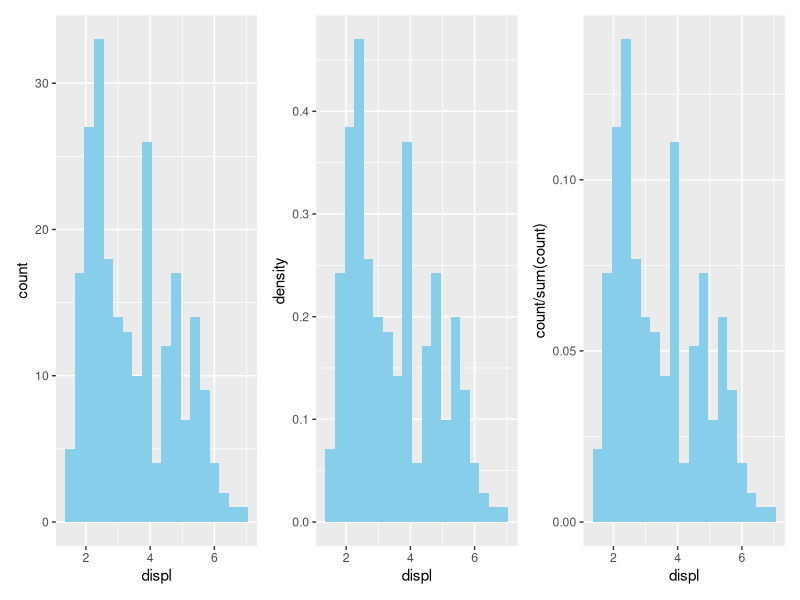
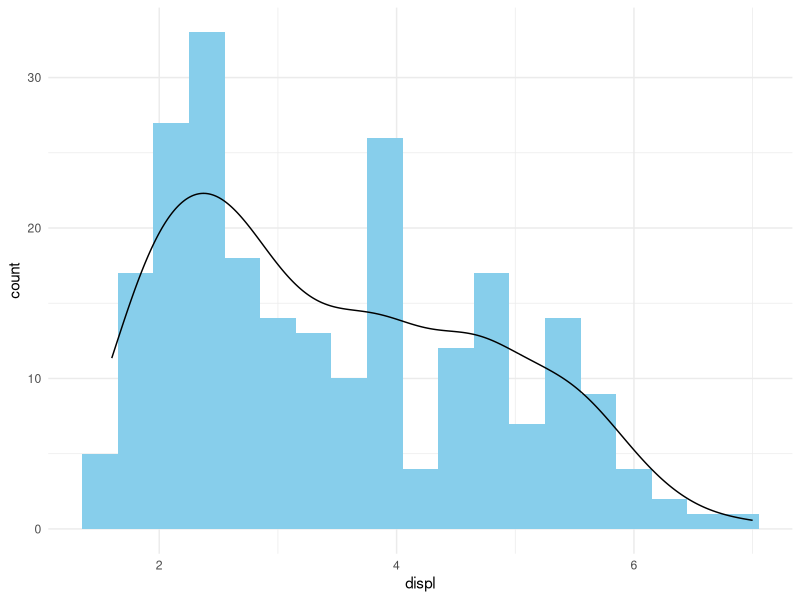

The R source for these figures, in order:
## ---- chunk 1
library(ggplot2)
library(dplyr)
library(patchwork)
## ---- chunk 2
bw <- .3

h1 <- ggplot(mpg) +
  aes(x = displ) +
  geom_histogram(binwidth = bw, fill = "skyblue")

## histogram with density
h2 <- ggplot(mpg) +
  aes(x = displ) +
  geom_histogram(aes(y = after_stat(density)),
                 binwidth = bw, fill = "skyblue")

## histogram with proportion
h3 <- ggplot(mpg) +
  aes(x = displ) +
  geom_histogram(aes(y = after_stat(count / sum(count))),
                 binwidth = bw, fill = "skyblue")

h1 + h2 + h3

## histogram with density curve
ggplot(mpg) +
  aes(displ) +
	geom_histogram(aes(y = after_stat(count)), 
	               binwidth = bw, fill = "skyblue") +
	geom_density(aes(y = after_stat(count) * bw)) +
	theme_minimal()
